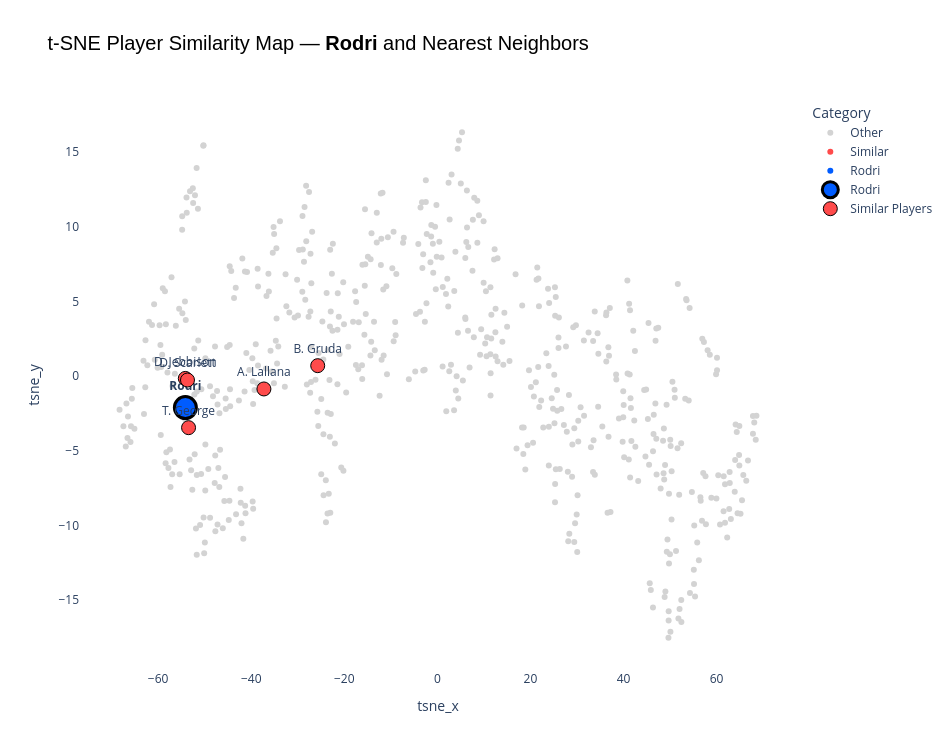

The cell this chart's notebook holds for it:
### Code cell
from sklearn.preprocessing import StandardScaler
from sklearn.manifold import TSNE
import plotly.express as px
import pandas as pd
import numpy as np

# --- STEP 1: Check if t-SNE coordinates exist, otherwise compute them ---
if not {"tsne_x", "tsne_y"}.issubset(player_level.columns):
    print("⚙️ Running t-SNE embedding for player similarity map...")
    
    feature_cols = [
        "passes_attempted", "passes_received", "recoveries", "interceptions",
        "shots", "possession_losses", "clearances", "fouls_won",
        "avg_x", "avg_y"
    ]
    
    X = player_level[feature_cols].fillna(0)
    X_scaled = StandardScaler().fit_transform(X)
    
    tsne = TSNE(n_components=2, random_state=42, perplexity=20, learning_rate=150)
    X_embedded = tsne.fit_transform(X_scaled)
    
    player_level["tsne_x"] = X_embedded[:, 0]
    player_level["tsne_y"] = X_embedded[:, 1]
    print("✅ t-SNE coordinates computed and added.")

# --- STEP 2: Find similar players ---
target_player = "Rodri"
neighbors = find_similar_players(player_level, target_player, feature_cols, top_n=5)
neighbor_names = neighbors["player_short_name"].tolist()
print(f"🎯 Target: {target_player}")
print(f"👥 Neighbors: {neighbor_names}")

# --- STEP 3: Assign categories for coloring ---
player_level["category"] = "Other"
player_level.loc[player_level["player_short_name"] == target_player, "category"] = "Rodri"
player_level.loc[player_level["player_short_name"].isin(neighbor_names), "category"] = "Similar"

# --- STEP 4: Color mapping ---
color_map = {
    "Other": "lightgray",
    "Similar": "#FF4B4B",  # red
    "Rodri": "#005CFF"     # blue
}

# --- STEP 5: Build the Plotly interactive scatter plot ---
fig = px.scatter(
    player_level,
    x="tsne_x", y="tsne_y",
    color="category",
    color_discrete_map=color_map,
    hover_data=["player_short_name", "player_team_name"],
    title=f"t-SNE Player Similarity Map — <b>{target_player}</b> and Nearest Neighbors",
)

# --- STEP 6: Style and emphasize ---
rodri_pt = player_level[player_level["player_short_name"] == target_player]
fig.add_scatter(
    x=rodri_pt["tsne_x"], y=rodri_pt["tsne_y"],
    mode="markers+text",
    text=[f"<b>{target_player}</b>"],
    textposition="top center",
    marker=dict(size=22, color="#005CFF", line=dict(width=3, color="black")),
    name="Rodri"
)

sim_pts = player_level[player_level["player_short_name"].isin(neighbor_names)]
fig.add_scatter(
    x=sim_pts["tsne_x"], y=sim_pts["tsne_y"],
    mode="markers+text",
    text=sim_pts["player_short_name"],
    textposition="top center",
    marker=dict(size=14, color="#FF4B4B", line=dict(width=1, color="black")),
    name="Similar Players"
)

# --- STEP 7: Layout styling ---
fig.update_layout(
    title_font=dict(size=20, family="Arial", color="black"),
    plot_bgcolor="white",
    width=950, height=750,
    legend_title_text="Category"
)

fig.show()

### Figure 1 — Plotly figure (JSON) as saved in the notebook; plotly's stock layout.template omitted (floating-point values rounded to 4 significant figures; data arrays with more than 128 entries replaced by an {"elided": "..."} marker saying what was removed)
{"data": [{"customdata": {"elided": "569x2 str values"}, "hovertemplate": "category=Other<br>tsne_x=%{x}<br>tsne_y=%{y}<br>player_short_name=%{customdata[0]}<br>player_team_name=%{customdata[1]}<extra></extra>", "legendgroup": "Other", "marker": {"color": "lightgray", "symbol": "circle"}, "mode": "markers", "name": "Other", "orientation": "v", "showlegend": true, "type": "scatter", "x": {"elided": "569 float values"}, "xaxis": "x", "y": {"elided": "569 float values"}, "yaxis": "y"}, {"customdata": [["A. Lallana", "Southampton"], ["B. Gruda", "Brighton and Hove Albion"], ["D. Jebbison", "Bournemouth"], ["D. Scarlett", "Tottenham Hotspur"], ["T. George", "Chelsea"]], "hovertemplate": "category=Similar<br>tsne_x=%{x}<br>tsne_y=%{y}<br>player_short_name=%{customdata[0]}<br>player_team_name=%{customdata[1]}<extra></extra>", "legendgroup": "Similar", "marker": {"color": "#FF4B4B", "symbol": "circle"}, "mode": "markers", "name": "Similar", "orientation": "v", "showlegend": true, "type": "scatter", "x": [-37.27, -25.71, -54.16, -53.69, -53.47], "xaxis": "x", "y": [-0.8671, 0.6941, -0.1609, -0.2686, -3.459], "yaxis": "y"}, {"customdata": [["Rodri", "Manchester City"]], "hovertemplate": "category=Rodri<br>tsne_x=%{x}<br>tsne_y=%{y}<br>player_short_name=%{customdata[0]}<br>player_team_name=%{customdata[1]}<extra></extra>", "legendgroup": "Rodri", "marker": {"color": "#005CFF", "symbol": "circle"}, "mode": "markers", "name": "Rodri", "orientation": "v", "showlegend": true, "type": "scatter", "x": [-54.15], "xaxis": "x", "y": [-2.115], "yaxis": "y"}, {"marker": {"color": "#005CFF", "line": {"color": "black", "width": 3}, "size": 22}, "mode": "markers+text", "name": "Rodri", "text": ["<b>Rodri</b>"], "textposition": "top center", "type": "scatter", "x": [-54.15], "y": [-2.115]}, {"marker": {"color": "#FF4B4B", "line": {"color": "black", "width": 1}, "size": 14}, "mode": "markers+text", "name": "Similar Players", "text": ["A. Lallana", "B. Gruda", "D. Jebbison", "D. Scarlett", "T. George"], "textposition": "top center", "type": "scatter", "x": [-37.27, -25.71, -54.16, -53.69, -53.47], "y": [-0.8671, 0.6941, -0.1609, -0.2686, -3.459]}], "layout": {"height": 750, "legend": {"title": {"text": "Category"}, "tracegroupgap": 0}, "plot_bgcolor": "white", "title": {"font": {"color": "black", "family": "Arial", "size": 20}, "text": "t-SNE Player Similarity Map — <b>Rodri</b> and Nearest Neighbors"}, "width": 950, "xaxis": {"anchor": "y", "domain": [0, 1], "title": {"text": "tsne_x"}}, "yaxis": {"anchor": "x", "domain": [0, 1], "title": {"text": "tsne_y"}}}}
